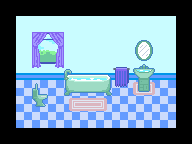

Tiled map render using the project's own tile images. Description and the whole map definition, tile-layer contents included, below:
An orthogonal 12x9 tile map with 16x16 px tiles, 9 tile layers (outside, floor, floor_rugs, collision_walls, ...) and 1 object (player_w).

<map version="1.10" tiledversion="1.10.2" orientation="orthogonal" renderorder="right-down" width="12" height="9" tilewidth="16" tileheight="16" infinite="0" nextlayerid="13" nextobjectid="2">
 <tileset firstgid="1" source="../tilesets/bath room.tsx" />
 <layer id="4" name="outside" width="12" height="9">
  <data encoding="csv">
0,0,0,0,0,0,0,0,0,0,0,0,
0,1073741828,1073741829,1073741830,1073741827,1073741828,1073741829,1073741830,1073741830,1073741827,1073741828,0,
0,4,5,6,3,4,5,6,3,4,5,0,
0,16,17,18,15,16,17,18,15,16,17,0,
0,1073741840,1073741841,1073741842,1073741839,1073741840,1073741841,1073741842,1073741839,1073741840,1073741841,0,
0,1073741828,1073741829,1073741830,1073741827,1073741828,1073741829,1073741830,1073741827,1073741828,1073741829,0,
0,0,0,0,0,0,0,0,0,0,0,0,
0,0,0,0,0,0,0,0,0,0,0,0,
0,0,0,0,0,0,0,0,0,0,0,0
</data>
 </layer>
 <layer id="1" name="floor" width="12" height="9">
  <data encoding="csv">
0,0,0,0,0,0,0,0,0,0,0,0,
0,0,0,0,0,0,0,0,0,0,0,0,
0,0,0,0,0,0,0,0,0,0,0,0,
0,0,0,0,0,0,0,0,0,0,0,0,
0,0,0,0,0,0,0,0,0,0,0,0,
0,13,13,13,13,13,13,13,13,13,13,0,
0,13,13,13,13,13,13,13,13,13,13,0,
0,13,13,13,13,13,13,13,13,13,13,0,
0,0,0,0,0,0,0,0,0,0,0,0
</data>
 </layer>
 <layer id="7" name="floor_rugs" width="12" height="9">
  <data encoding="csv">
0,0,0,0,0,0,0,0,0,0,0,0,
0,0,0,0,0,0,0,0,0,0,0,0,
0,0,0,0,0,0,0,0,0,0,0,0,
0,0,0,0,0,0,0,0,0,0,0,0,
0,0,0,0,0,0,0,0,0,0,0,0,
0,0,0,0,0,0,0,0,28,30,0,0,
0,0,0,0,28,29,30,0,0,0,0,0,
0,0,0,0,0,0,0,0,0,0,0,0,
0,0,0,0,0,0,0,0,0,0,0,0
</data>
 </layer>
 <layer id="5" name="collision_walls" width="12" height="9">
  <data encoding="csv">
0,0,0,0,0,0,0,0,0,0,0,0,
0,75,75,75,75,75,75,75,75,75,75,0,
0,75,2147483674,26,75,75,75,75,75,75,75,0,
0,75,2147483662,14,75,75,75,75,75,75,75,0,
0,76,76,76,76,76,76,76,76,76,76,0,
0,0,0,0,0,0,0,0,0,0,0,0,
0,0,0,0,0,0,0,0,0,0,0,0,
0,0,0,0,0,0,0,0,0,0,0,0,
0,0,0,0,0,0,0,0,0,0,0,0
</data>
 </layer>
 <layer id="6" name="collision" width="12" height="9">
  <data encoding="csv">
7,7,7,7,7,7,7,7,7,7,7,7,
7,0,0,0,0,0,0,0,0,0,0,7,
7,0,0,0,0,0,0,0,0,0,0,7,
7,0,0,0,0,0,0,0,0,0,0,7,
7,0,0,0,0,0,0,0,0,0,0,7,
7,0,0,0,0,0,0,0,0,0,0,7,
7,0,2147483711,0,0,0,0,0,0,0,0,7,
7,0,0,0,0,0,0,0,0,0,0,7,
7,7,7,7,7,7,7,7,7,7,7,7
</data>
 </layer>
 <layer id="8" name="collision2" width="12" height="9">
  <data encoding="csv">
64,64,64,64,64,64,64,64,64,64,64,64,
64,0,0,0,0,0,0,0,0,0,0,64,
64,0,11,2147483659,0,0,0,0,47,48,0,64,
64,0,23,2147483671,0,0,0,0,59,60,0,64,
64,0,35,2147483683,40,41,42,0,0,0,0,64,
64,0,0,0,52,53,54,0,61,62,0,64,
64,0,0,0,0,0,0,0,0,0,0,0,
64,0,0,0,0,0,0,0,0,0,0,64,
64,64,64,64,64,64,64,64,64,64,64,64
</data>
 </layer>
 <objectgroup id="12" name="spawns">
  <object id="1" name="player_w" x="80" y="112" width="16" height="16" />
 </objectgroup>
 <layer id="10" name="decorations" width="12" height="9">
  <data encoding="csv">
0,0,0,0,0,0,0,0,0,0,0,0,
0,0,0,0,0,0,0,0,0,0,0,0,
0,0,0,0,0,0,0,0,0,0,0,0,
0,0,0,0,0,0,0,0,0,0,0,0,
0,0,0,0,0,0,0,0,0,0,0,0,
0,0,0,0,0,0,0,77,78,0,0,0,
0,0,0,0,0,0,0,0,0,0,0,0,
0,0,0,0,0,0,0,0,0,0,0,0,
0,0,0,0,0,0,0,0,0,0,0,0
</data>
 </layer>
 <layer id="9" name="top" width="12" height="9">
  <data encoding="csv">
0,0,0,0,0,0,0,0,0,0,0,0,
0,0,0,0,0,0,0,0,0,0,0,0,
0,0,0,0,0,0,0,0,0,0,0,0,
0,0,0,0,0,0,0,0,0,0,0,0,
0,0,0,0,0,0,0,65,66,0,0,0,
0,0,2147483699,0,0,0,0,0,0,0,0,0,
0,0,0,0,0,0,0,0,0,0,0,0,
0,0,0,0,0,0,0,0,0,0,0,0,
0,0,0,0,0,0,0,0,0,0,0,0
</data>
 </layer>
 <layer id="11" name="top2" width="12" height="9">
  <data encoding="csv">
0,0,0,0,0,0,0,0,0,0,0,0,
0,0,0,0,0,0,0,0,0,0,0,0,
0,0,0,0,0,0,0,0,0,0,0,0,
0,0,0,0,0,0,0,0,0,0,0,0,
0,0,0,0,0,0,0,0,49,50,0,0,
0,0,0,0,0,0,0,0,0,0,0,0,
0,0,0,0,0,0,0,0,0,0,0,0,
0,0,0,0,0,0,0,0,0,0,0,0,
0,0,0,0,0,0,0,0,0,0,0,0
</data>
 </layer>
</map>